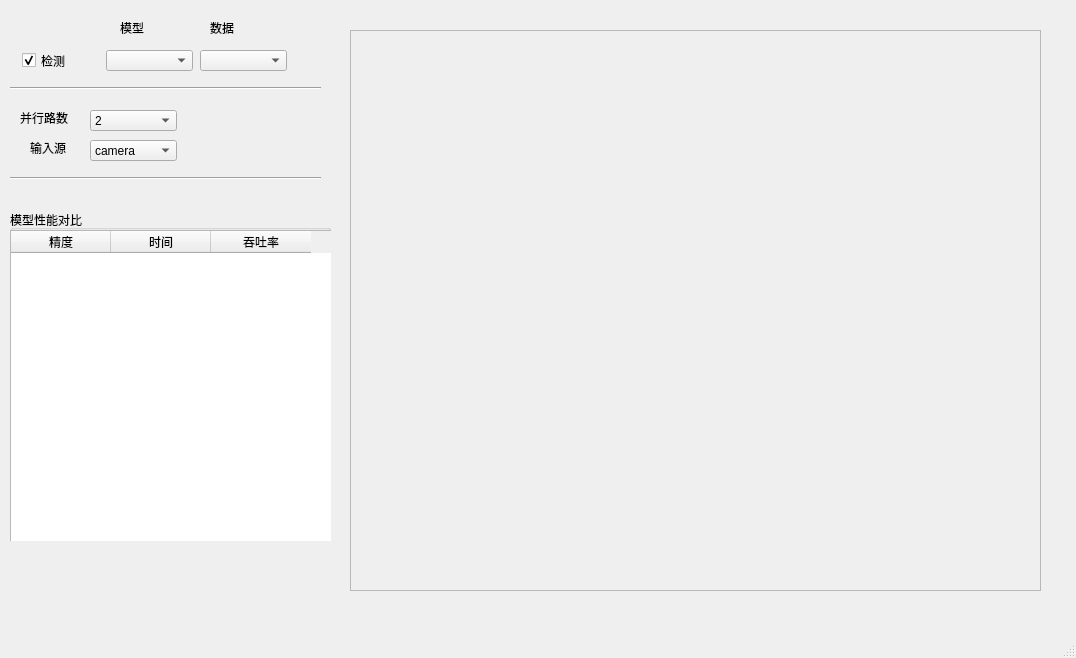
<?xml version="1.0" encoding="UTF-8"?>
<ui version="4.0">
 <class>MainWindow</class>
 <widget class="QMainWindow" name="MainWindow">
  <property name="geometry">
   <rect>
    <x>0</x>
    <y>0</y>
    <width>1076</width>
    <height>658</height>
   </rect>
  </property>
  <property name="windowTitle">
   <string>MainWindow</string>
  </property>
  <widget class="QWidget" name="centralwidget">
   <widget class="QCheckBox" name="checkBox_2">
    <property name="geometry">
     <rect>
      <x>22</x>
      <y>51</y>
      <width>57</width>
      <height>19</height>
     </rect>
    </property>
    <property name="text">
     <string>检测</string>
    </property>
    <property name="checked">
     <bool>true</bool>
    </property>
    <property name="tristate">
     <bool>false</bool>
    </property>
   </widget>
   <widget class="QComboBox" name="comboBox_2">
    <property name="geometry">
     <rect>
      <x>106</x>
      <y>50</y>
      <width>87</width>
      <height>21</height>
     </rect>
    </property>
   </widget>
   <widget class="QComboBox" name="comboBox_4">
    <property name="geometry">
     <rect>
      <x>200</x>
      <y>50</y>
      <width>87</width>
      <height>21</height>
     </rect>
    </property>
   </widget>
   <widget class="QLabel" name="label_2">
    <property name="geometry">
     <rect>
      <x>120</x>
      <y>20</y>
      <width>72</width>
      <height>15</height>
     </rect>
    </property>
    <property name="text">
     <string>模型</string>
    </property>
   </widget>
   <widget class="QLabel" name="label_3">
    <property name="geometry">
     <rect>
      <x>210</x>
      <y>20</y>
      <width>72</width>
      <height>15</height>
     </rect>
    </property>
    <property name="text">
     <string>数据</string>
    </property>
   </widget>
   <widget class="QGroupBox" name="groupBox">
    <property name="geometry">
     <rect>
      <x>10</x>
      <y>210</y>
      <width>321</width>
      <height>331</height>
     </rect>
    </property>
    <property name="title">
     <string>模型性能对比</string>
    </property>
    <widget class="QTableWidget" name="tableWidget">
     <property name="geometry">
      <rect>
       <x>0</x>
       <y>20</y>
       <width>331</width>
       <height>331</height>
      </rect>
     </property>
     <column>
      <property name="text">
       <string>精度</string>
      </property>
     </column>
     <column>
      <property name="text">
       <string>时间</string>
      </property>
     </column>
     <column>
      <property name="text">
       <string>吞吐率</string>
      </property>
     </column>
    </widget>
   </widget>
   <widget class="QScrollArea" name="scrollArea">
    <property name="geometry">
     <rect>
      <x>350</x>
      <y>30</y>
      <width>691</width>
      <height>561</height>
     </rect>
    </property>
    <property name="widgetResizable">
     <bool>true</bool>
    </property>
    <widget class="QWidget" name="scrollAreaWidgetContents">
     <property name="geometry">
      <rect>
       <x>0</x>
       <y>0</y>
       <width>689</width>
       <height>559</height>
      </rect>
     </property>
    </widget>
   </widget>
   <widget class="Line" name="line">
    <property name="geometry">
     <rect>
      <x>10</x>
      <y>80</y>
      <width>311</width>
      <height>16</height>
     </rect>
    </property>
    <property name="orientation">
     <enum>Qt::Horizontal</enum>
    </property>
   </widget>
   <widget class="QLabel" name="label_4">
    <property name="geometry">
     <rect>
      <x>20</x>
      <y>110</y>
      <width>72</width>
      <height>15</height>
     </rect>
    </property>
    <property name="text">
     <string>并行路数</string>
    </property>
   </widget>
   <widget class="QLabel" name="label_5">
    <property name="geometry">
     <rect>
      <x>30</x>
      <y>140</y>
      <width>72</width>
      <height>15</height>
     </rect>
    </property>
    <property name="text">
     <string>输入源</string>
    </property>
   </widget>
   <widget class="QComboBox" name="comboBox_3">
    <property name="geometry">
     <rect>
      <x>90</x>
      <y>110</y>
      <width>87</width>
      <height>21</height>
     </rect>
    </property>
    <item>
     <property name="text">
      <string>2</string>
     </property>
    </item>
    <item>
     <property name="text">
      <string>3</string>
     </property>
    </item>
   </widget>
   <widget class="QComboBox" name="comboBox_5">
    <property name="geometry">
     <rect>
      <x>90</x>
      <y>140</y>
      <width>87</width>
      <height>21</height>
     </rect>
    </property>
    <item>
     <property name="text">
      <string>camera</string>
     </property>
    </item>
    <item>
     <property name="text">
      <string>image</string>
     </property>
    </item>
   </widget>
   <widget class="Line" name="line_2">
    <property name="geometry">
     <rect>
      <x>10</x>
      <y>170</y>
      <width>311</width>
      <height>16</height>
     </rect>
    </property>
    <property name="orientation">
     <enum>Qt::Horizontal</enum>
    </property>
   </widget>
  </widget>
  <widget class="QMenuBar" name="menubar">
   <property name="geometry">
    <rect>
     <x>0</x>
     <y>0</y>
     <width>1076</width>
     <height>26</height>
    </rect>
   </property>
  </widget>
  <widget class="QStatusBar" name="statusbar"/>
 </widget>
 <resources/>
 <connections/>
</ui>
